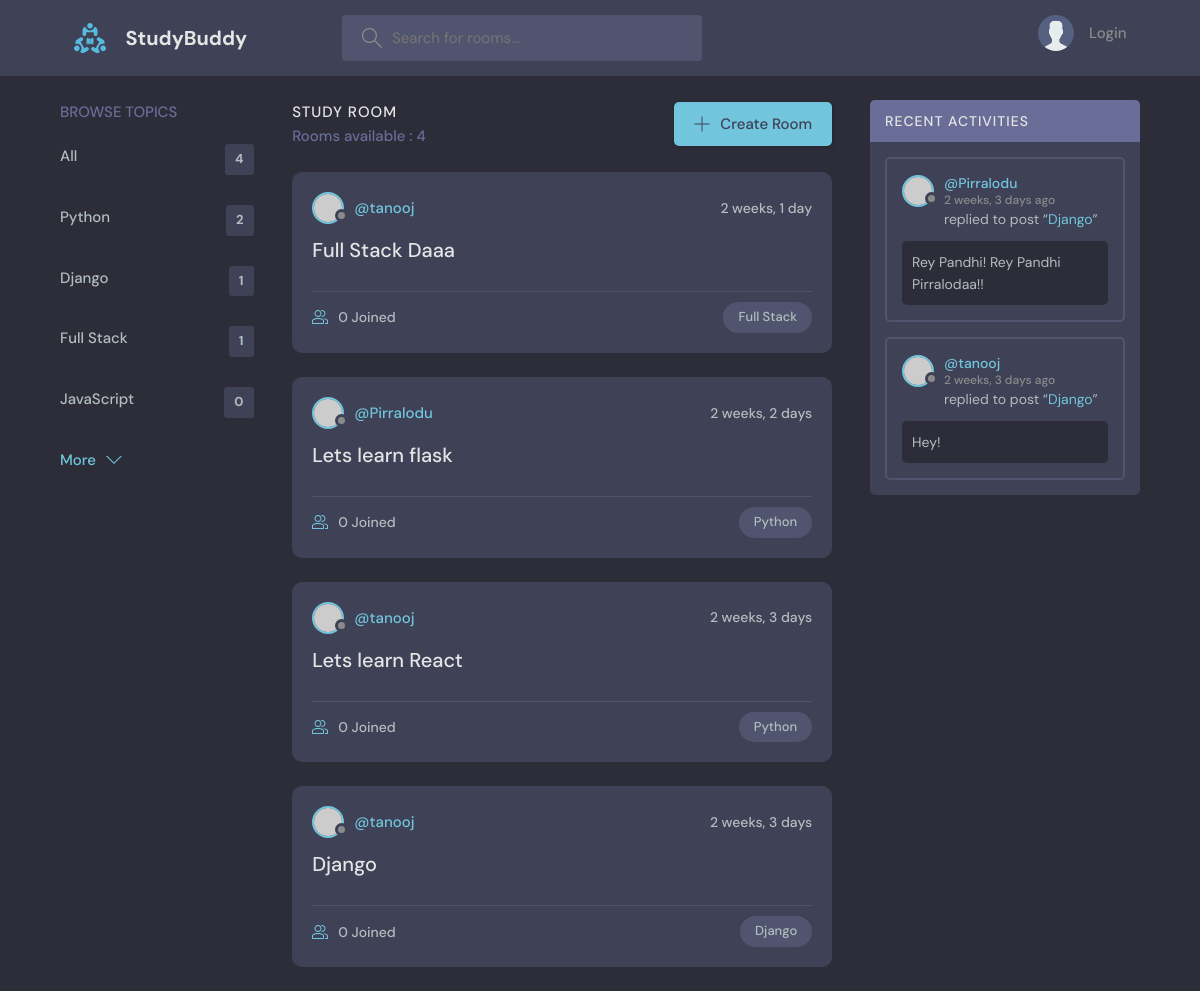
The app's page /, older data.
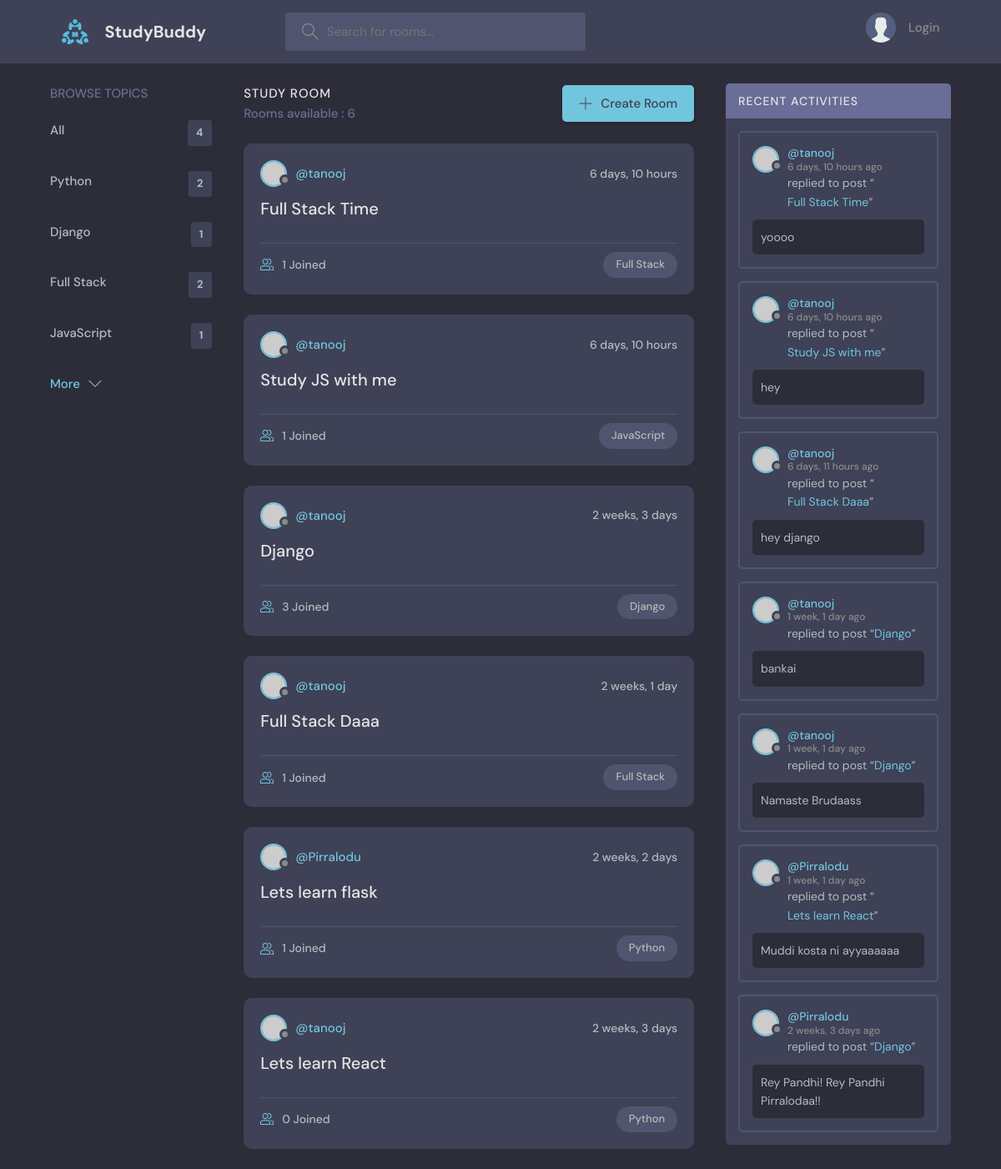
The same page, newer data.
### base/models.py (models this page shows, shortened)
class Topic(models.Model):
    name = models.CharField(max_length=200)

class Room(models.Model):
    host = models.ForeignKey(User, on_delete=models.SET_NULL,null=True)
    topic = models.ForeignKey(Topic, on_delete=models.SET_NULL,null=True)
    name = models.CharField(max_length=200)
    description = models.TextField(null=True,blank=True)
    participants = models.ManyToManyField(User,related_name='participants',blank=True)
    updated = models.DateTimeField(auto_now=True)
    created = models.DateTimeField(auto_now_add=True)
    class Meta:
        ordering = ['-updated','-created']

class Message(models.Model):
    user = models.ForeignKey(User, on_delete=models.CASCADE)
    room =models.ForeignKey(Room, on_delete=models.CASCADE)
    body = models.TextField()
    updated = models.DateTimeField(auto_now=True)
    created = models.DateTimeField(auto_now_add=True)
    class Meta:
        ordering = ['-updated','-created']

### base/views.py (the view)
# urls.py: path('',views.home,name='home'),
def home(request):
    q = request.GET.get('q') if request.GET.get('q') != None else ''
    rooms = Room.objects.filter(
        Q(topic__name__icontains= q) |
        Q(name__icontains = q) |
        Q(description__icontains = q) |
        Q(host__username__icontains = q)
    )
    room_count = rooms.__len__
    topics = Topic.objects.all()
    room_messages = Message.objects.filter(Q(room__name__icontains=q))
    context = {'rooms':rooms,'topics':topics,'room_count':room_count,'room_messages':room_messages}
    return render(request,'base/home.html',context)

### base/templates/base/home.html (shortened to what this page needs)
{% extends 'main.html' %}
{% block content %}
<main class="layout layout--3">
  <div class="container">
    {% include 'base/topics_component.html' %}
    <div class="roomList">
      <div class="roomList__header">
        <div>
          <h2>Study Room</h2>
          <p>Rooms available : {{room_count}}</p>
        </div>
        <a class="btn btn--main" href="{% url 'create-room' %}">
          <svg
            version="1.1"
            xmlns="http://www.w3.org/2000/svg"
            width="32"
            height="32"
            viewBox="0 0 32 32"
          >
            <title>add</title>
            <path
              d="M16.943 0.943h-1.885v14.115h-14.115v1.885h14.115v14.115h1.885v-14.115h14.115v-1.885h-14.115v-14.115z"
            ></path>
          </svg>
          Create Room
        </a>
      </div>
      {% include 'base/feed_component.html' %}
    </div>
    {% include 'base/activity_component.html' %}
  </div>
</main>
{% endblock %}

### base/templates/base/topics_component.html
<div class="topics">
    <div class="topics__header">
      <h2>Browse Topics</h2>
    </div>
    <ul class="topics__list">
      <li>
        <a href="{% url 'home' %}">All <span>{{topics.count}}</span></a>
      </li>
      {% for topic in topics %}
      <li>
        <a href="{% url 'home' %}?q={{topic.name}}">{{topic.name}}<span>{{topic.room_set.all.count}}</span></a>
      </li>
      {% endfor %}
    </ul>
    <a class="btn btn--link" href="topics.html">
      More
      <svg
        version="1.1"
        xmlns="http://www.w3.org/2000/svg"
        width="32"
        height="32"
        viewBox="0 0 32 32"
      >
        <title>chevron-down</title>
        <path d="M16 21l-13-13h-3l16 16 16-16h-3l-13 13z"></path>
      </svg>
    </a>
  </div>

### base/templates/base/feed_component.html (shortened to what this page needs)
{% for room in rooms%}
<div class="roomListRoom">
  <div class="roomListRoom__header">
    <a href="{% url 'profile' room.host.id %}" class="roomListRoom__author">
      <div class="avatar avatar--small">
        <img src="https://randomuser.me/api/portraits/women/11.jpg" />
      </div>
      <span>@{{room.host.username}}</span>
    </a>
    <div class="roomListRoom__actions">
      <span>{{room.created|timesince}}</span>
    </div>
  </div>
  <div class="roomListRoom__content">
    <a href="/room/{{room.id}}">{{room.name}}</a>
  </div>
  <div class="roomListRoom__meta">
    <a href="/room/{{room.id}}" class="roomListRoom__joined">
       {{room.participants.all.count}} Joined
    </a>
    <p class="roomListRoom__topic">{{room.topic.name}}</p>
  </div>
</div>
{% endfor %}

### base/templates/base/activity_component.html (shortened to what this page needs)
<div class="activities">
    <div class="activities__header">
      <h2>Recent Activities</h2>
    </div>
    {% for msg in room_messages %}
    <div class="activities__box">
      <div class="activities__boxHeader roomListRoom__header">
        <a href="{% url 'profile' msg.user.id %}" class="roomListRoom__author">
          <div class="avatar avatar--small">
            <img src="https://randomuser.me/api/portraits/women/11.jpg" />
          </div>
          <p>
            @{{msg.user}}
            <span>{{msg.created|timesince}} ago</span>
          </p>
        </a>
      </div>
      <div class="activities__boxContent">
        <p>
          replied to post “<a href="{% url 'room' msg.room.id %}">{{msg.room.name}}</a
          >”
        </p>
        <div class="activities__boxRoomContent">
            {{msg.body}}
        </div>
      </div>
    </div>
    {% endfor %}
  </div>

Row changes from the older to the newer data that the page shows:
removed Message: user "tanooj", created "2 weeks, 3 days", room.name "Django", body "Hey!"
computed for Topic "Full Stack": room_set.all.count "1" → "2"
computed for Topic "JavaScript": room_set.all.count "0" → "1"
added Room: host.username "tanooj", created "6 days, 10 hours", name "Full Stack Time", participants.all.count "1", topic.name "Full Stack"
added Room: host.username "tanooj", created "6 days, 10 hours", name "Study JS with me", participants.all.count "1", topic.name "JavaScript"
changed Room "Django": participants.all.count "0" → "3"; moves up the list
computed for Room "Full Stack Daaa": participants.all.count "0" → "1"
computed for Room "Lets learn flask": participants.all.count "0" → "1"
added Message: user "tanooj", created "6 days, 10 hours", room.name "Full Stack Time", body "yoooo"
added Message: user "tanooj", created "6 days, 10 hours", room.name "Study JS with me", body "hey"
added Message: user "tanooj", created "6 days, 11 hours", room.name "Full Stack Daaa", body "hey django"
added Message: user "tanooj", created "1 week, 1 day", room.name "Django", body "bankai"
added Message: user "tanooj", created "1 week, 1 day", room.name "Django", body "Namaste Brudaass"
added Message: user "Pirralodu", created "1 week, 1 day", room.name "Lets learn React", body "Muddi kosta ni ayyaaaaaa"
Text that changed along with them:
{{ room_count }}: "4" → "6"
